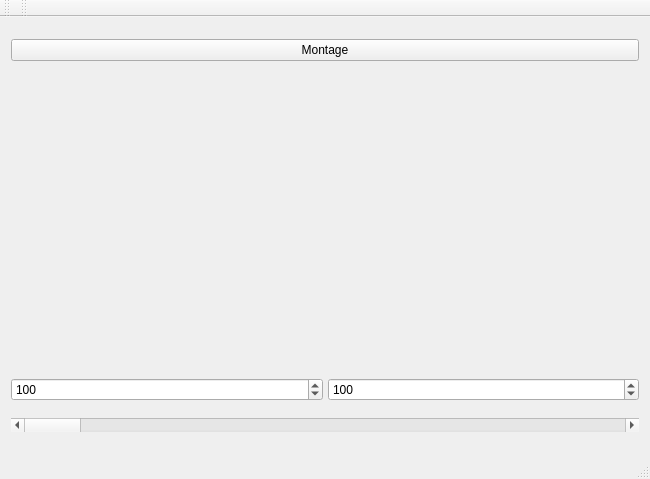
<?xml version="1.0" encoding="UTF-8"?>
<ui version="4.0">
 <class>EEGWindow</class>
 <widget class="QMainWindow" name="EEGWindow">
  <property name="windowModality">
   <enum>Qt::NonModal</enum>
  </property>
  <property name="geometry">
   <rect>
    <x>0</x>
    <y>0</y>
    <width>650</width>
    <height>479</height>
   </rect>
  </property>
  <property name="windowTitle">
   <string>Review EEG</string>
  </property>
  <property name="windowIcon">
   <iconset resource="settings.qrc">
    <normaloff>:/Icons/eegIcon.png</normaloff>:/Icons/eegIcon.png</iconset>
  </property>
  <property name="toolTip">
   <string>EEG Review Page</string>
  </property>
  <property name="toolTipDuration">
   <number>4</number>
  </property>
  <widget class="QWidget" name="MainWidget">
   <property name="sizePolicy">
    <sizepolicy hsizetype="Expanding" vsizetype="Expanding">
     <horstretch>0</horstretch>
     <verstretch>0</verstretch>
    </sizepolicy>
   </property>
   <layout class="QVBoxLayout" name="verticalLayout">
    <item>
     <widget class="QPushButton" name="montageButton">
      <property name="text">
       <string>Montage</string>
      </property>
     </widget>
    </item>
    <item>
     <layout class="QVBoxLayout" name="channelsLayout">
      <property name="spacing">
       <number>5</number>
      </property>
      <property name="sizeConstraint">
       <enum>QLayout::SetFixedSize</enum>
      </property>
      <property name="topMargin">
       <number>100</number>
      </property>
      <property name="rightMargin">
       <number>0</number>
      </property>
      <property name="bottomMargin">
       <number>200</number>
      </property>
     </layout>
    </item>
    <item>
     <layout class="QHBoxLayout" name="controlLayout" stretch="0,0">
      <property name="spacing">
       <number>5</number>
      </property>
      <property name="sizeConstraint">
       <enum>QLayout::SetMaximumSize</enum>
      </property>
      <property name="leftMargin">
       <number>0</number>
      </property>
      <property name="topMargin">
       <number>0</number>
      </property>
      <property name="bottomMargin">
       <number>0</number>
      </property>
      <item>
       <widget class="QSpinBox" name="timeSpinBox">
        <property name="toolTip">
         <string>&lt;html&gt;&lt;head/&gt;&lt;body&gt;&lt;p&gt;Time Span (s)&lt;/p&gt;&lt;/body&gt;&lt;/html&gt;</string>
        </property>
        <property name="toolTipDuration">
         <number>3</number>
        </property>
        <property name="statusTip">
         <string>Time Span (s)</string>
        </property>
        <property name="whatsThis">
         <string>&lt;html&gt;&lt;head/&gt;&lt;body&gt;&lt;p&gt;Time Span (s)&lt;/p&gt;&lt;/body&gt;&lt;/html&gt;</string>
        </property>
        <property name="accessibleName">
         <string>Time Span (s)</string>
        </property>
        <property name="accessibleDescription">
         <string>Adjust Time Span</string>
        </property>
        <property name="maximum">
         <number>1001</number>
        </property>
        <property name="singleStep">
         <number>10</number>
        </property>
        <property name="value">
         <number>100</number>
        </property>
       </widget>
      </item>
      <item>
       <widget class="QSpinBox" name="amplitudeSpinBox">
        <property name="toolTip">
         <string>&lt;html&gt;&lt;head/&gt;&lt;body&gt;&lt;p&gt;Amplitude (V)&lt;/p&gt;&lt;/body&gt;&lt;/html&gt;</string>
        </property>
        <property name="toolTipDuration">
         <number>3</number>
        </property>
        <property name="statusTip">
         <string>Amplitude (V)</string>
        </property>
        <property name="whatsThis">
         <string>&lt;html&gt;&lt;head/&gt;&lt;body&gt;&lt;p&gt;Amplitude (V)&lt;/p&gt;&lt;/body&gt;&lt;/html&gt;</string>
        </property>
        <property name="accessibleName">
         <string>Amplitude (V)</string>
        </property>
        <property name="accessibleDescription">
         <string>Adjust Amplitude</string>
        </property>
        <property name="maximum">
         <number>10000</number>
        </property>
        <property name="singleStep">
         <number>10</number>
        </property>
        <property name="value">
         <number>100</number>
        </property>
       </widget>
      </item>
     </layout>
    </item>
    <item>
     <widget class="QScrollBar" name="timeScrollBar">
      <property name="singleStep">
       <number>5</number>
      </property>
      <property name="orientation">
       <enum>Qt::Horizontal</enum>
      </property>
     </widget>
    </item>
   </layout>
  </widget>
  <widget class="QMenuBar" name="menuBar">
   <property name="geometry">
    <rect>
     <x>0</x>
     <y>0</y>
     <width>650</width>
     <height>19</height>
    </rect>
   </property>
  </widget>
  <widget class="QToolBar" name="mainToolBar">
   <attribute name="toolBarArea">
    <enum>TopToolBarArea</enum>
   </attribute>
   <attribute name="toolBarBreak">
    <bool>false</bool>
   </attribute>
  </widget>
  <widget class="QStatusBar" name="statusBar"/>
  <widget class="QToolBar" name="toolBar">
   <property name="windowTitle">
    <string>toolBar</string>
   </property>
   <attribute name="toolBarArea">
    <enum>TopToolBarArea</enum>
   </attribute>
   <attribute name="toolBarBreak">
    <bool>false</bool>
   </attribute>
  </widget>
 </widget>
 <layoutdefault spacing="6" margin="11"/>
 <resources>
  <include location="settings.qrc"/>
 </resources>
 <connections/>
</ui>
